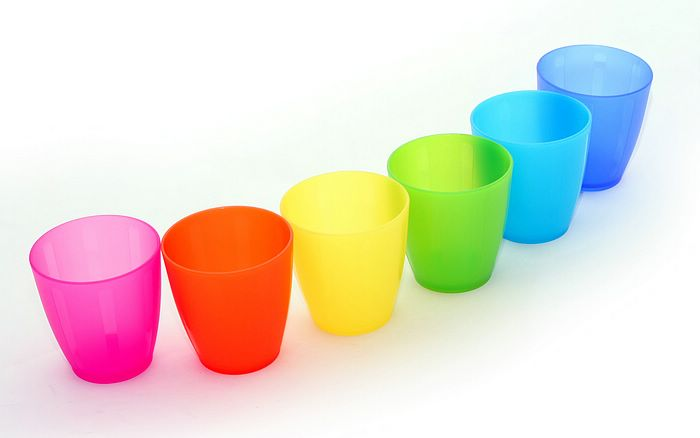
#> input picture Project/cups.jpg, 700 x 438 px
$ python asd.py   (older library calls are emulated)
#> lines starting #> are read from the running program, lines starting #| are printed output that depends on the picture; after the words box and inside, x2 and y2 are one past the last pixel; in counts of white or black regions, pixels touching at a corner belong together
# import the necessary packages:
import numpy as np
import cv2
from matplotlib import pyplot as plt
from matplotlib import image as image
import easygui
import math

# Opening an image and backing it up
img = cv2.imread("cups.jpg")
#> img is the input picture: shape (438, 700, 3); mean B, G, R 208, 220.1, 228.7
ori = img.copy()

counts = {}
total = 0
#Colours to look for
# red // orange // yellow // green // blue // dark blue // purple
colors = {"pink": [np.array([159,51,151]), np.array([248,185,255])],
			"blue": [np.array([195, 148, 13]), np.array([255, 238, 77])],
			"dark blue": [np.array([229, 70, 20]), np.array([255, 166, 89])],
			"green": [np.array([58, 101, 46]), np.array([122, 254, 142])],
			"yellow": [np.array([20, 186, 182]), np.array([111, 252, 255])],
			"orange": [np.array([8, 63, 252]), np.array([84, 88, 255])],
			"red" : [np.array([0, 0, 125]), np.array([185, 185, 255])],
			"purple": [np.array([73, 18, 54]), np.array([254, 131, 205])],
			"black": [np.array([21, 21, 21]), np.array([55, 55, 55])]}

keys = colors.keys()

for color in keys:
	counts[color] = 0

	#Create mask then apply it to the image to extract color
	lower = colors.get(color)[0]
	upper = colors.get(color)[1]
	mask = cv2.inRange(img, lower, upper)
	maskImg = cv2.bitwise_and(img, img, mask = mask)

	gray = cv2.cvtColor(maskImg, cv2.COLOR_BGR2GRAY)

	k = np.array([[-1,-1,-1], [-1,9,-1], [-1,-1,-1]], dtype=float)
	F = cv2.filter2D(gray, ddepth=-1, kernel=k)

	edge = cv2.Canny(F, 100, 200)
	edge = cv2.dilate(edge, None, iterations = 1)

	(_, contours, _) = cv2.findContours(edge.copy(), cv2.RETR_EXTERNAL, cv2.CHAIN_APPROX_SIMPLE)
	area = []
	# Get area
	for c in contours:
		area.insert(0, cv2.contourArea(c))

	area = sorted(area, reverse=True)
	# contours = sorted(contours, key = cv2.contourArea, reverse = True)
	for c in contours:
		individual_area = cv2.contourArea(c)
		largest = area[0]
		# Change to ingnore area smaller than a certain size to count multiple objects?
		if (individual_area < largest):
			continue

		hull = cv2.convexHull(c)

		# Draw the contours. Not needed? For visuals only
		cv2.drawContours(img, [hull], 0, (0, 0, 0))

		counts[color] += 1
		total += 1
	# Tell user how many objects of that color
	print("{} {} object(s)".format(counts[color], color))
#> this loop made 9 passes
#> pass 1, `mask = cv2.inRange(img, lower, upper)`:
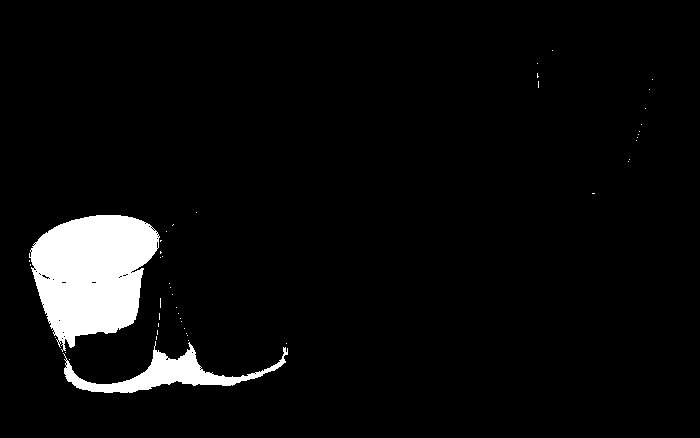
#> mask: shape (438, 700); 5% white; 46 white regions (44 under 20 px), largest, box (x1, y1, x2, y2) and area: (29, 215, 160, 352) 12051, (63, 341, 288, 393) 3240
#> pass 1, `maskImg = cv2.bitwise_and(img, img, mask = mask)`:
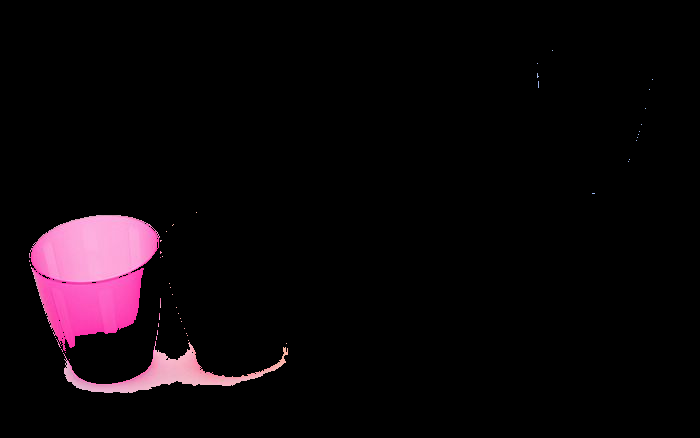
#> maskImg: shape (438, 700, 3); mean B, G, R 9.9, 6.5, 12.5
#> pass 1, `gray = cv2.cvtColor(maskImg, cv2.COLOR_BGR2GRAY)`:
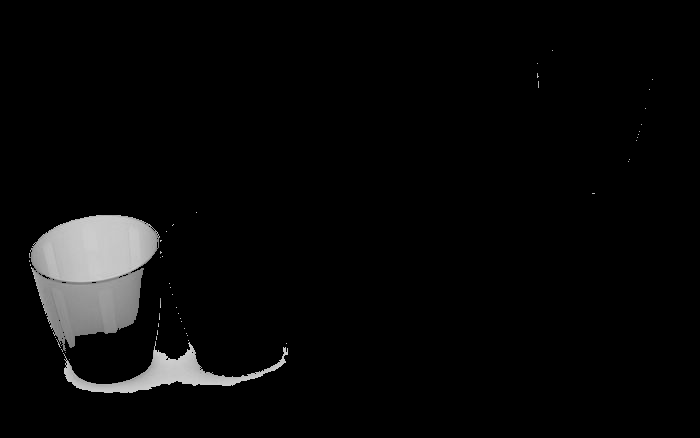
#> gray: shape (438, 700); min 0, max 211, mean 8.7
#> after the loop: F: shape (438, 700); every value is 0
#> after the loop:
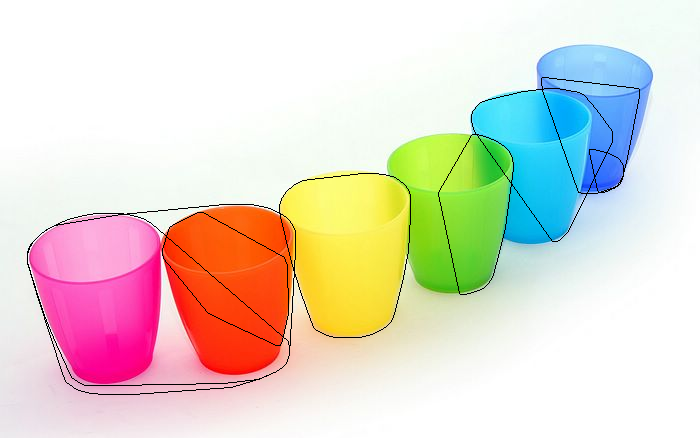
#> img: shape (438, 700, 3); 1.08% of pixels changed, all inside (x1, y1, x2, y2) = (27, 77, 640, 395)
#> after the loop: maskImg: shape (438, 700, 3); every value is 0
#> after the loop, counts = 9 items; total = 8

print("{} object(s) total".format(total))
#| 8 object(s) total

cv2.imshow("asd", img)
key = cv2.waitKey(0)
#> (key Esc is pressed here)

$ run again, with Project/balls.jpg copied over Project/cups.jpg
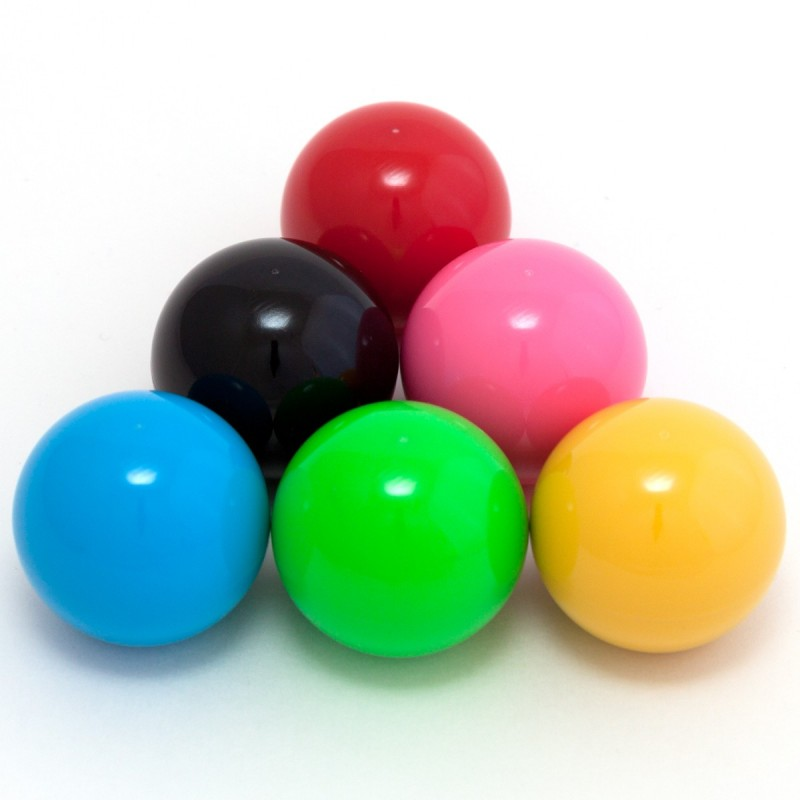
#> input picture Project/balls.jpg, 800 x 800 px
#> img is the input picture: shape (800, 800, 3); mean B, G, R 177.3, 194.9, 184.4
#> the loop `for color in keys:` made 9 passes
#> pass 1, `mask = cv2.inRange(img, lower, upper)`:
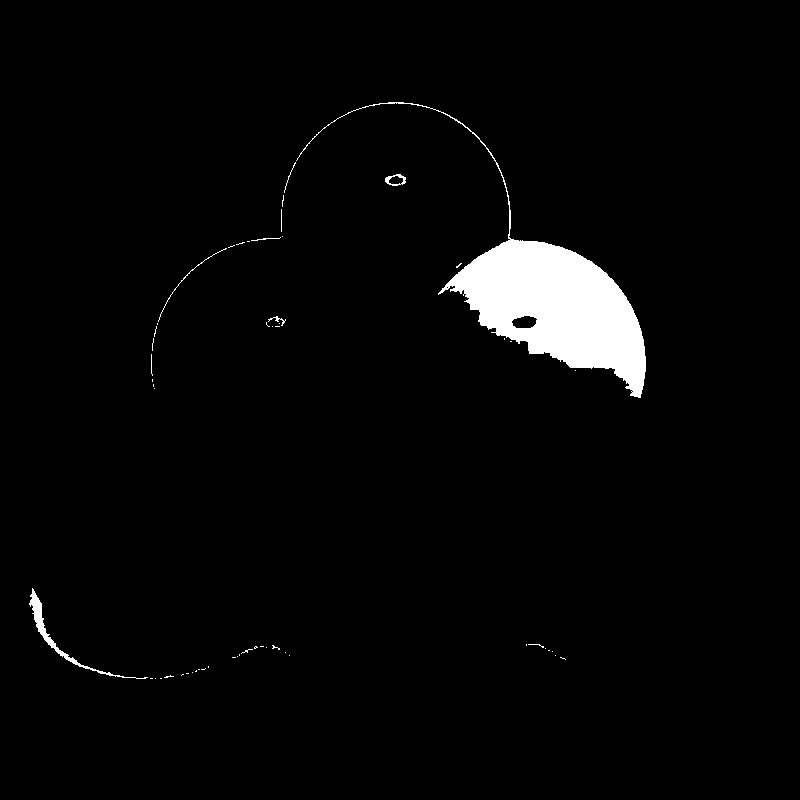
#> mask: shape (800, 800); 2.9% white; 56 white regions (47 under 20 px), largest, box (x1, y1, x2, y2) and area: (296, 102, 646, 398) 17420, (29, 588, 148, 679) 700, (385, 174, 406, 186) 105
#> after the loop `for color in keys:`:
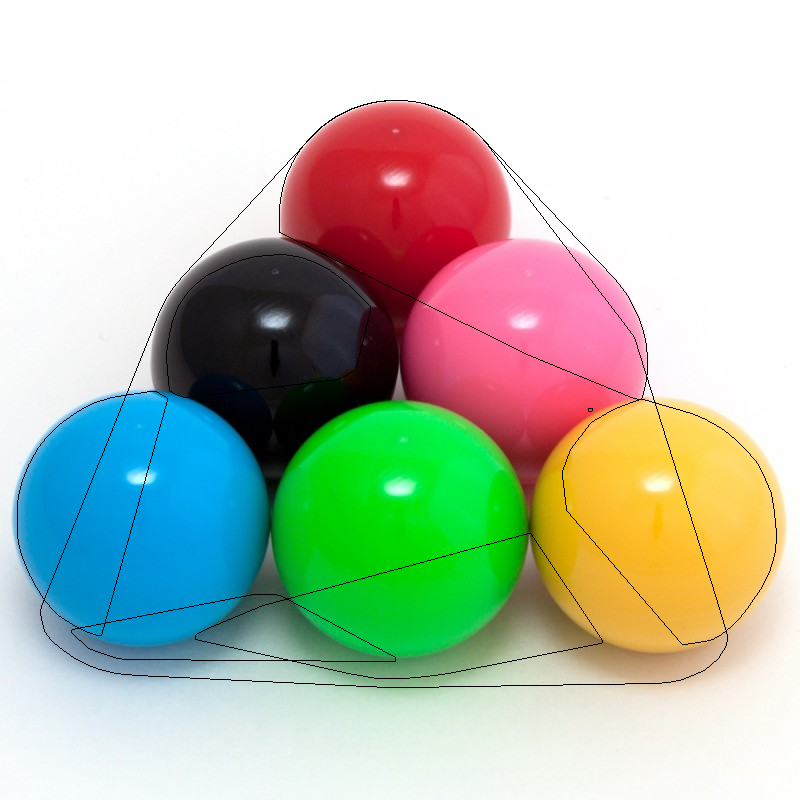
#> img: shape (800, 800, 3); 0.91% of pixels changed, all inside (x1, y1, x2, y2) = (17, 100, 777, 688)
#> after the loop `for color in keys:`: counts = 9 items; total = 8
#| 8 object(s) total
